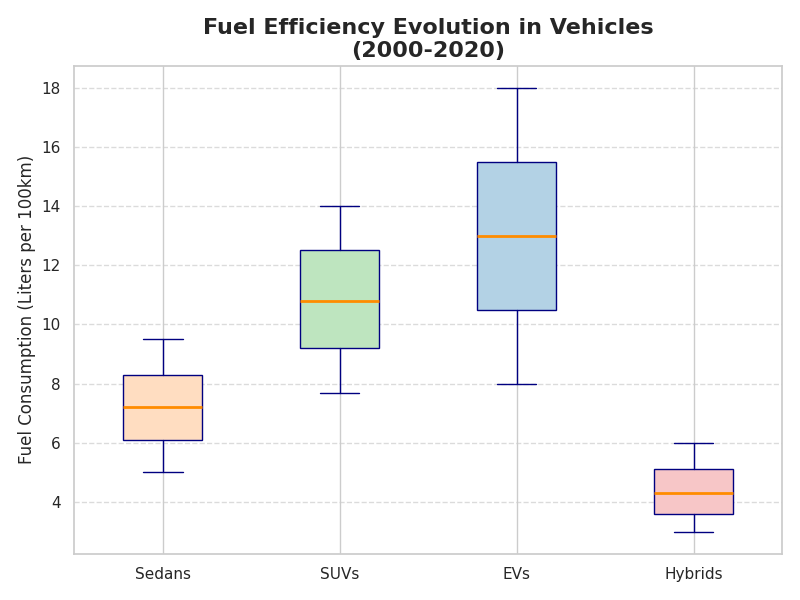

Recreate this plot in Python.
import matplotlib.pyplot as plt
import numpy as np

# Data for fuel consumption (liters per 100km) for different vehicle types from 2000 to 2020
sedans = [9.5, 9.2, 8.9, 8.7, 8.5, 8.3, 8.0, 7.8, 7.6, 7.4, 7.2, 7.0, 6.8, 6.5, 6.3, 6.1, 5.9, 5.7, 5.5, 5.3, 5.0]
suvs = [14.0, 13.8, 13.5, 13.2, 12.8, 12.5, 12.2, 11.8, 11.5, 11.2, 10.8, 10.5, 10.2, 9.8, 9.5, 9.2, 8.9, 8.6, 8.3, 8.0, 7.7]
evs = [18.0, 17.5, 17.0, 16.5, 16.0, 15.5, 15.0, 14.5, 14.0, 13.5, 13.0, 12.5, 12.0, 11.5, 11.0, 10.5, 10.0, 9.5, 9.0, 8.5, 8.0]
hybrids = [6.0, 5.8, 5.6, 5.5, 5.3, 5.1, 5.0, 4.8, 4.7, 4.5, 4.3, 4.2, 4.0, 3.9, 3.8, 3.6, 3.5, 3.4, 3.2, 3.1, 3.0]

data = [sedans, suvs, evs, hybrids]
labels = ['Sedans', 'SUVs', 'EVs', 'Hybrids']

# Create the figure and axes
fig, ax = plt.subplots(figsize=(8, 6))

# Create the vertical boxplot
box = ax.boxplot(data, vert=True, patch_artist=True, notch=False,
                 boxprops=dict(facecolor='lightblue', color='navy'),
                 whiskerprops=dict(color='navy'),
                 capprops=dict(color='navy'),
                 medianprops=dict(color='darkorange', linewidth=2),
                 flierprops=dict(markerfacecolor='red', marker='o', markersize=8, linestyle='none'))

colors = ['#FFDDC1', '#BEE5BF', '#B3D2E5', '#F7C6C7']
for patch, color in zip(box['boxes'], colors):
    patch.set_facecolor(color)

# Title and labels
ax.set_title("Fuel Efficiency Evolution in Vehicles\n(2000-2020)", fontsize=16, fontweight='bold')
ax.set_ylabel("Fuel Consumption (Liters per 100km)", fontsize=12)
ax.set_xticks(ticks=[1, 2, 3, 4])
ax.set_xticklabels(labels, fontsize=11)

# Add gridlines for better readability
ax.grid(axis='y', linestyle='--', alpha=0.7)

# Automatically adjust layout to prevent overlapping
plt.tight_layout()

# Display the plot
plt.show()
